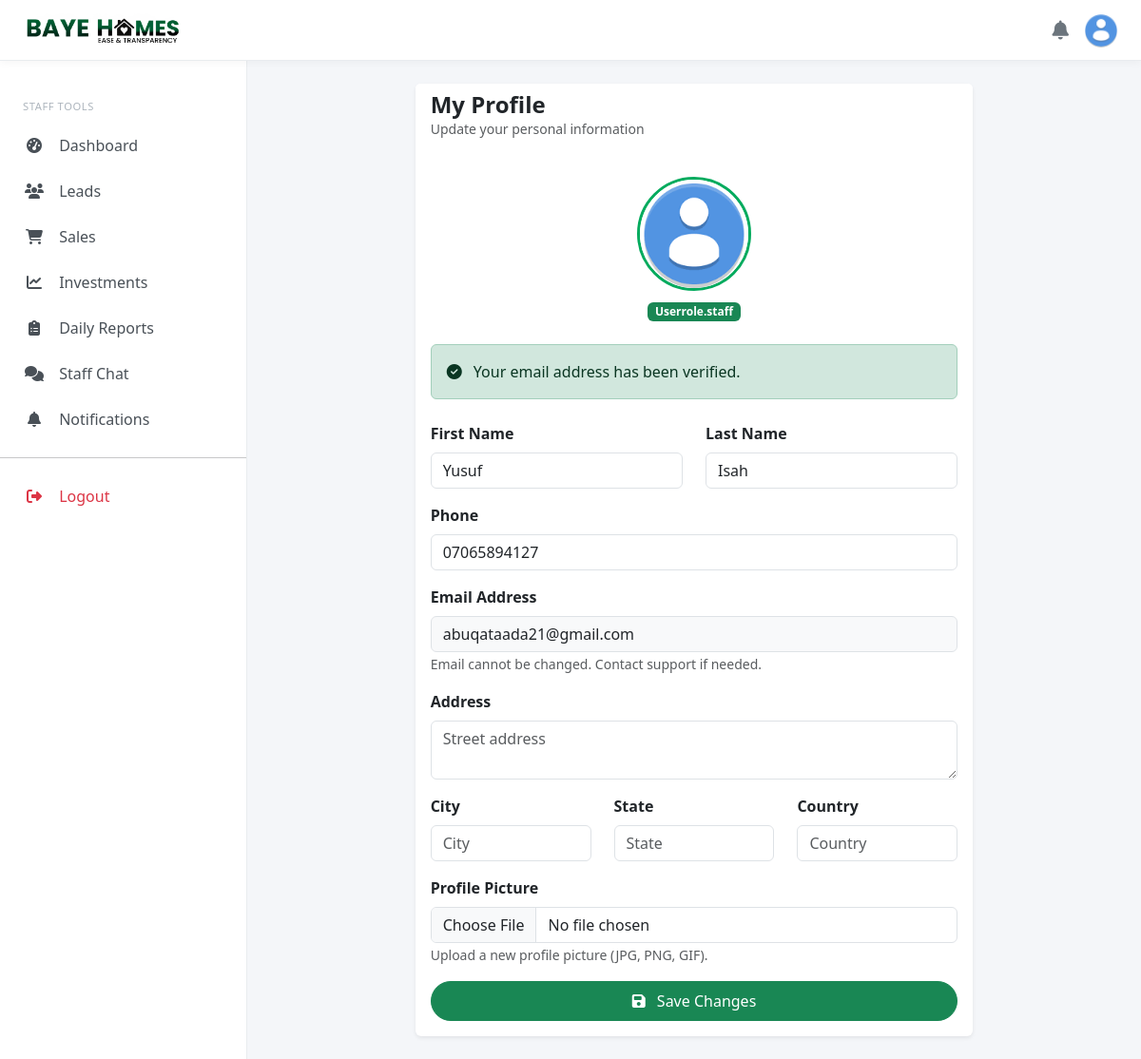
Page /customer/profile (signed in) on the committed database.
### models.py (models this page shows, shortened)
class User(UserMixin, db.Model):
    __tablename__ = 'users'
    id = db.Column(db.String(36), primary_key=True, default=generate_uuid)
    username = db.Column(db.String(80), unique=True, nullable=True)
    email = db.Column(db.String(120), unique=True, nullable=False, index=True)
    password_hash = db.Column(db.String(256), nullable=False)
    first_name = db.Column(db.String(80))
    last_name = db.Column(db.String(80))
    phone = db.Column(db.String(20))
    role = db.Column(db.Enum(UserRole, values_callable=enum_values), default=UserRole.CUSTOMER)
    is_admin = db.Column(db.Boolean, default=False)
    is_active = db.Column(db.Boolean, default=True)
    email_verified = db.Column(db.Boolean, default=False)
    verification_token = db.Column(db.String(100), unique=True)
    reset_token = db.Column(db.String(100), unique=True)
    created_at = db.Column(db.DateTime, default=datetime.now(timezone.utc))
    updated_at = db.Column(db.DateTime, default=datetime.now(timezone.utc), onupdate=datetime.now(timezone.utc))
    profile = db.relationship('Profile', backref='user', uselist=False)
    saved_properties = db.relationship('SavedProperty', backref='customer', lazy='dynamic')
    property_inquiries = db.relationship('PropertyInquiry', backref='customer', lazy='dynamic')
    sales = db.relationship('Sale', foreign_keys='Sale.customer_id', backref='customer', lazy='dynamic')
    leads_assigned = db.relationship('Lead', foreign_keys='Lead.assigned_to', backref='staff_user')
    investments = db.relationship('Investment', foreign_keys='Investment.investor_id', backref='investor', lazy='dynamic')
    staff_profile = db.relationship('StaffProfile', foreign_keys='StaffProfile.user_id', backref='user', uselist=False)
    activity_logs = db.relationship('ActivityLog', backref='user', lazy='dynamic')
    def get_full_name(self):
        return f"{self.first_name or ''} {self.last_name or ''}".strip() or self.username or self.email
    def is_admin_user(self):
        return self.role == UserRole.ADMIN
    def is_staff_user(self):
        return self.role in (UserRole.ADMIN, UserRole.STAFF)
    def is_customer(self):
        return self.role == UserRole.CUSTOMER

### blueprints/customer.py (the view, shortened to what this page needs)
@customer_bp.route('/profile', methods=['GET', 'POST'])
@login_required
def profile():
    user = current_user
    form = ProfileForm(obj=user)
    if user.profile:
        form.address.data = user.profile.address
        form.city.data = user.profile.city
        form.state.data = user.profile.state
        form.country.data = user.profile.country
    return render_template('customer/profile.html', form=form, user=user)

### forms/customer_forms.py
class ProfileForm(FlaskForm):
    first_name = StringField('First Name', validators=[DataRequired(), Length(max=80)])
    last_name = StringField('Last Name', validators=[DataRequired(), Length(max=80)])
    phone = StringField('Phone', validators=[Length(max=20)])
    address = TextAreaField('Address')
    city = StringField('City', validators=[Length(max=100)])
    state = StringField('State', validators=[Length(max=100)])
    country = StringField('Country', validators=[Length(max=100)])
    avatar = FileField('Profile Picture')

### templates/customer/profile.html (shortened to what this page needs)
{% extends "base_dashboard.html" %}
{% block content %}
<div class="container-fluid px-0">
    <div class="row">
        <div class="col-lg-8 mx-auto">
            <div class="card shadow-sm border-0">
                <div class="card-header bg-white border-0">
                    <h4 class="fw-bold mb-0">My Profile</h4>
                    <p class="text-muted small">Update your personal information</p>
                </div>
                <div class="card-body">
                    <div class="text-center mb-4">
                        {% if current_user.profile and current_user.profile.avatar_url %}
                            <img src="{{ url_for('static', filename=current_user.profile.avatar_url) }}" alt="Avatar" class="rounded-circle img-fluid" style="width: 120px; height: 120px; object-fit: cover; border: 3px solid var(--bh-green);">
                        {% else %}
                            <img src="{{ url_for('static', filename='images/default-avatar.png') }}" alt="Avatar" class="rounded-circle img-fluid" style="width: 120px; height: 120px; object-fit: cover; border: 3px solid var(--bh-green);">
                        {% endif %}
                        <div class="mt-2">
                            <span class="badge bg-success">{{ current_user.role|title }}</span>
                        </div>
                    </div>
                    <div class="mb-4">
                        {% if current_user.email_verified %}
                            <div class="alert alert-success" role="alert">
                                <i class="fas fa-check-circle me-2"></i> Your email address has been verified.
                            </div>
                        {% else %}
                            <div class="alert alert-warning" role="alert">
                                <i class="fas fa-exclamation-triangle me-2"></i> Your email address is not yet verified.
                                <a href="{{ url_for('auth.resend_verification') }}" class="btn btn-sm btn-outline-warning ms-2">Resend Verification Email</a>
                            </div>
                        {% endif %}
                    </div>
                    <form method="POST" action="{{ url_for('customer.profile') }}" enctype="multipart/form-data">
                        <div class="row">
                            <div class="col-md-6 mb-3">
                                {{ form.first_name.label(class="form-label fw-semibold") }}
                                {{ form.first_name(class="form-control", placeholder="First name") }}
                            </div>
                            <div class="col-md-6 mb-3">
                                {{ form.last_name.label(class="form-label fw-semibold") }}
                                {{ form.last_name(class="form-control", placeholder="Last name") }}
                            </div>
                        </div>
                        <div class="mb-3">
                            {{ form.phone.label(class="form-label fw-semibold") }}
                            {{ form.phone(class="form-control", placeholder="Phone number") }}
                        </div>
                        <div class="mb-3">
                            <label class="form-label fw-semibold">Email Address</label>
                            <input type="email" class="form-control bg-light" value="{{ current_user.email }}" readonly>
                            <small class="text-muted">Email cannot be changed. Contact support if needed.</small>
                        </div>
                        <div class="mb-3">
                            {{ form.address.label(class="form-label fw-semibold") }}
                            {{ form.address(class="form-control", rows="2", placeholder="Street address") }}
                        </div>
                        <div class="row">
                            <div class="col-md-4 mb-3">
                                {{ form.city.label(class="form-label fw-semibold") }}
                                {{ form.city(class="form-control", placeholder="City") }}
                            </div>
                            <div class="col-md-4 mb-3">
                                {{ form.state.label(class="form-label fw-semibold") }}
                                {{ form.state(class="form-control", placeholder="State") }}
                            </div>
                            <div class="col-md-4 mb-3">
                                {{ form.country.label(class="form-label fw-semibold") }}
                                {{ form.country(class="form-control", placeholder="Country") }}
                            </div>
                        </div>
                        <div class="mb-3">
                            {{ form.avatar.label(class="form-label fw-semibold") }}
                            {{ form.avatar(class="form-control") }}
                            <small class="text-muted">Upload a new profile picture (JPG, PNG, GIF).</small>
                        </div>
                        <button type="submit" class="btn btn-success w-100 py-2 rounded-pill">
                            <i class="fas fa-save me-2"></i> Save Changes
                        </button>
                    </form>
                </div>
            </div>
        </div>
    </div>
</div>
{% endblock %}

### templates/base_dashboard.html (style rules this page uses)
:root { --bh-green: #04AB5E; --bh-sidebar-width: 260px; --bh-topbar-height: 64px; }
body { padding-top: var(--bh-topbar-height); background: #f4f6f9; overflow-x: hidden; }

### rows in the picture
User: role "Userrole.staff", first_name "Yusuf", last_name "Isah", phone "07065894127", email "abuqataada21@gmail.com"
